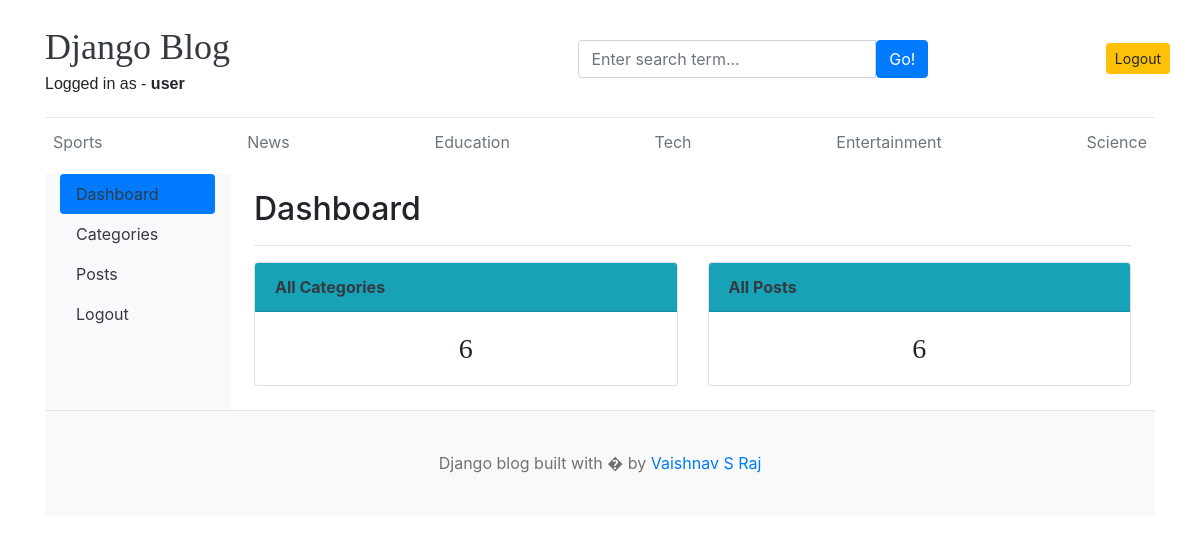
The app's page /dashboard/ (signed in) with its own data.
### blogs/models.py (models this page shows, shortened)
class Category(models.Model):
    category_name = models.CharField(max_length=50, unique=True)
    created_at = models.DateTimeField(auto_now_add=True)
    updated_at = models.DateTimeField(auto_now=True)
    class Meta:
        verbose_name_plural = "Categories"

### dashboard/views.py (the view)
# urls.py: path("dashboard/", include("dashboard.urls")),
@login_required(login_url="login")
def dashboard(request):
    category_count = Category.objects.all().count()
    blog_count = Blogs.objects.all().count()
    context = {"category_count": category_count, "blog_count": blog_count}
    return render(request, "dashboard/dashboard.html", context)

### blogs/context_processors.py (called while the page is built)
def get_category(request):
    category = Category.objects.all()
    return dict(categories=category)

### templates/dashboard/dashboard.html (shortened to what this page needs)
{% extends 'base.html' %} {% block content %}
<div class="container-fluid">
  <div class="row">
    {% include 'dashboard/sidebar.html' %}
    <main role="main" class="col-md-9 ml-sm-auto col-lg-10 px-4">
      <div
        class="d-flex justify-content-between flex-wrap flex-md-nowrap align-items-center pt-3 pb-2 mb-3 border-bottom"
      >
        <h1 class="h2">Dashboard</h1>
      </div>
      <div class="row">
        <div class="col-md-6 mb-4">
          <div class="card">
            <div class="card-header font-weight-bold bg-info text-dark">
              All Categories
            </div>
            <div class="card-body">
              <h3 class="card-text text-center">{{category_count}}</h3>
            </div>
          </div>
        </div>
        <div class="col-md-6 mb-4">
          <div class="card">
            <div class="card-header font-weight-bold bg-info text-dark">
              All Posts
            </div>
            <div class="card-body">
              <h3 class="card-text text-center">{{blog_count}}</h3>
            </div>
          </div>
        </div>
      </div>
    </main>
  </div>
</div>
{% endblock %}

### templates/base.html (shortened to what this page needs)
{% load static %}
<!DOCTYPE html>
<html lang="en">
  <head>
    <link
      href="https://getbootstrap.com/docs/4.0/dist/css/bootstrap.min.css"
      rel="stylesheet"
    />
    <link href="{% static 'css/blog.css' %}" rel="stylesheet" />
    <link
      rel="stylesheet"
      href="https://cdnjs.cloudflare.com/ajax/libs/font-awesome/4.7.0/css/font-awesome.min.css"
    />
  </head>
  <body>
    <div class="container">
      <header class="blog-header py-3">
        <div class="row flex-nowrap justify-content-between align-items-center">
          <div class="col-4 pt-1">
            <a class="blog-header-logo text-dark" href="/">Django Blog</a>
            {% if user.is_authenticated %}
            <h6 style="font-family: sans-serif">
              Logged in as - <b>{{user}}</b>
            </h6>
            {% endif %}
          </div>
          <div class="col-4">
            <form action="{% url 'search' %}" method="GET">
              <div class="input-group">
                <input
                  class="form-control"
                  name="keyword"
                  value="{{keyword}}"
                  type="text"
                  placeholder="Enter search term..."
                  aria-label="Enter search term..."
                  aria-describedby="button-search"
                />
                <button
                  class="btn btn-primary"
                  id="button-search"
                  type="submit"
                >
                  Go!
                </button>
              </div>
            </form>
          </div>
          {% if not user.is_authenticated %}
          <div class="col-4 d-flex justify-content-end align-items-center">
            <a class="btn btn-sm btn-warning" href="{% url 'login' %}">Login</a>
            &nbsp;
            <a
              class="btn btn-sm btn-outline-secondary"
              href="{% url 'register' %}"
              >Register</a
            >
          </div>
          {% else %}
          <span>
            <a class="btn btn-sm btn-warning" href="{% url 'logout' %}"
              >Logout</a
            >
          </span>
          {% endif %}
        </div>
      </header>
      <div class="nav-scroller py-1 mb-2">
        <nav class="nav d-flex justify-content-between">
          {% for cat in categories %}
          <a class="p-2 text-muted" href="{% url 'post_by_category' cat.id%}"
            >{{cat.category_name}}</a
          >
          {% endfor %}
        </nav>
      </div>
      {% block content%} {% endblock %}
      <footer class="blog-footer">
        <p>Django blog built with � by <a href="#">Vaishnav S Raj</a></p>
      </footer>
    </div>
  </body>
</html>

### blog_main/static/css/blog.css (style rules this page uses)
.blog-header { border-bottom: 1px solid #e5e5e5; }
.blog-header-logo { font-family: "Playfair Display", Georgia, "Times New Roman", serif; font-size: 2.25rem; }
h1, h2, h3, h4, h5, h6 { font-family: "Playfair Display", Georgia, "Times New Roman", serif; }
.blog-footer { padding: 2.5rem 0; color: #727272; text-align: center; background-color: #f9f9f9; border-top: .05rem solid #e5e5e5; }
.blog-footer p:last-child { margin-bottom: 0; }
.card { transition: transform 0.2s; }

### records on screen
Category: category_name "Sports"
Category: category_name "News"
Category: category_name "Education"
Category: category_name "Tech"
Category: category_name "Entertainment"
Category: category_name "Science"

### other values on screen
{{ user }} "user"
{{ category_count }} "6"
{{ blog_count }} "6"
